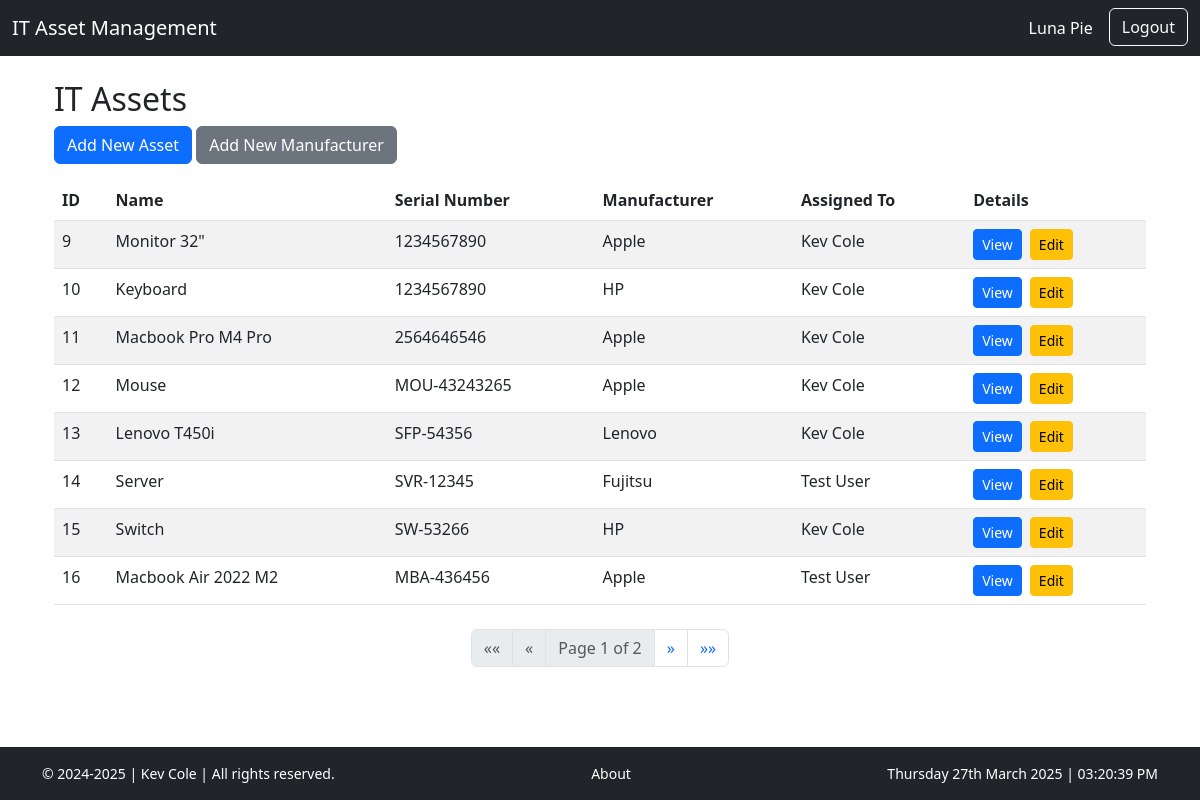
Page / (signed in) on the earlier database version.
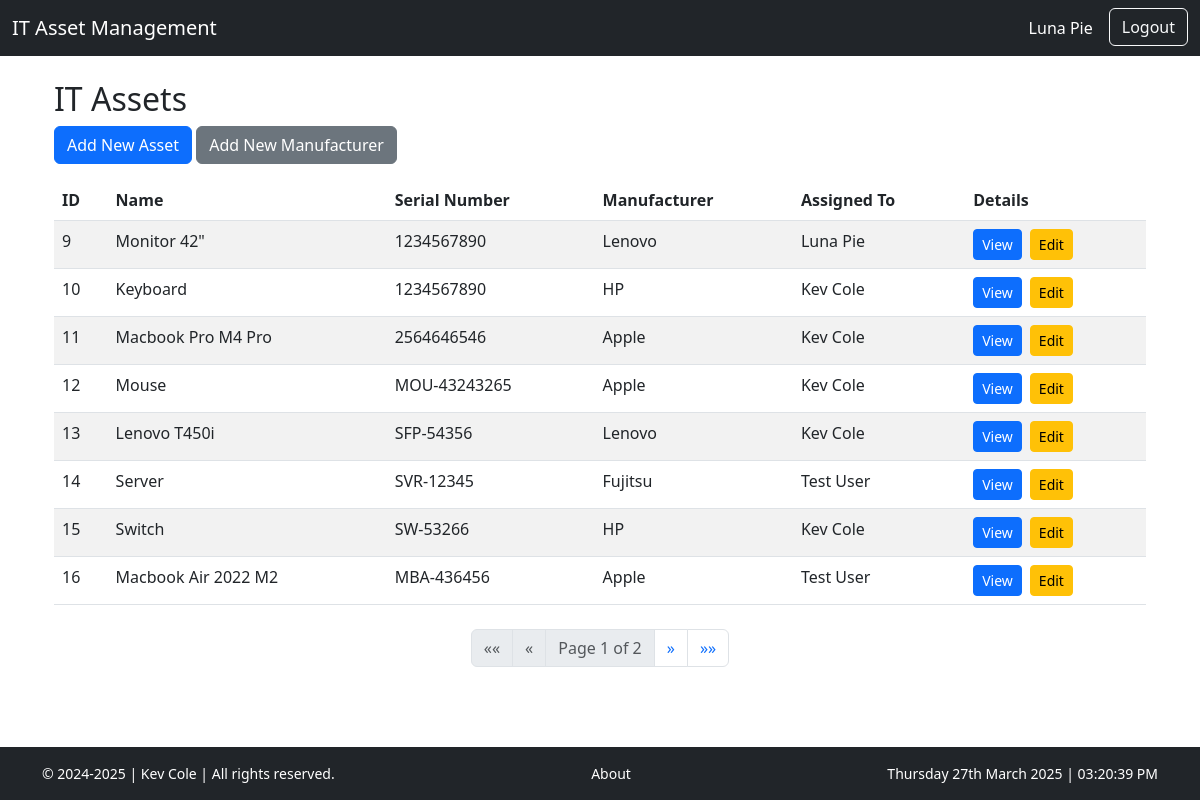
Same page on the later database version.
### it_asset/models.py (models this page shows, shortened)
class ITAsset(models.Model):
    name = models.CharField(max_length=100)
    serial_number = models.CharField(max_length=100)
    manufacturer = models.ForeignKey(Manufacturer, on_delete=models.CASCADE)
    assigned_to = models.ForeignKey(Employee, on_delete=models.CASCADE, blank=True, null=True)

class Manufacturer(models.Model):
    name = models.CharField(max_length=100)
    website = models.URLField(max_length=200, blank=True, null=True)  # New field for website

class Employee(models.Model):
    user = models.OneToOneField(User, on_delete=models.CASCADE)
    phone_number = models.CharField(max_length=15, default='N/A')
    address = models.CharField(max_length=255, default='N/A')
    position = models.CharField(max_length=100, blank=True, null=True)
    department = models.CharField(max_length=100, blank=True, null=True)
    hire_date = models.DateField(blank=True, null=True)
    def get_full_name(self):
        return f"{self.user.first_name} {self.user.last_name}"

### it_asset/views.py (the view)
# urls.py: path('', views.asset_list, name='asset_list'),
@login_required
def asset_list(request):
    assets = ITAsset.objects.all().order_by('id')
    paginator = Paginator(assets, 8)  # Show 10 assets per page
    page_number = request.GET.get('page')
    page_obj = paginator.get_page(page_number)
    manufacturers = Manufacturer.objects.all()
    employees = Employee.objects.all()
    context = {
        'page_obj': page_obj,
        'manufacturers': manufacturers,
        'employees': employees,
    }
    return render(request, 'assets/asset_list.html', context)

### it_asset/templates/assets/asset_list.html (shortened to what this page needs)
{% extends "base.html" %}
{% block content %}
<div class="container mt-4">
    <h2>IT Assets</h2>
    <div class="mb-3">
        <button class="btn btn-primary" data-bs-toggle="modal" data-bs-target="#addAssetModal">Add New Asset</button>
        <button class="btn btn-secondary" data-bs-toggle="modal" data-bs-target="#addManufacturerModal">Add New Manufacturer</button>
    </div>
    <table class="table table-striped table-hover">
        <thead>
            <tr>
                <th>ID</th>
                <th>Name</th>
                <th>Serial Number</th>
                <th>Manufacturer</th>
                <th>Assigned To</th>
                <th>Details</th>
            </tr>
        </thead>
        <tbody>
            {% for asset in page_obj %}
            <tr class="asset-row" data-id="{{ asset.id }}">
                <td>{{ asset.id }}</td>
                <td>{{ asset.name }}</td>
                <td>{{ asset.serial_number }}</td>
                <td>{{ asset.manufacturer.name }}</td>
                <td>{{ asset.assigned_to.user.get_full_name }}</td>
                <td>
                    <div class="d-flex gap-2">
                        <a href="{% url 'asset_detail' asset.id %}" class="btn btn-primary btn-sm">View</a>
                        <a href="{% url 'asset_update' asset.id %}" class="btn btn-warning btn-sm">Edit</a>
                    </div>
                </td>
            </tr>
            {% empty %}
            <tr>
                <td colspan="6">No assets available.</td>
            </tr>
            {% endfor %}
        </tbody>
    </table>
<div class="d-flex justify-content-center mt-4">
    <nav aria-label="Asset Pagination">
        <ul class="pagination">
            {% if page_obj.has_previous %}
                <li class="page-item">
                    <a class="page-link" href="?page=1" aria-label="First">
                        <span aria-hidden="true">&laquo;&laquo;</span>
                    </a>
                </li>
                <li class="page-item">
                    <a class="page-link" href="?page={{ page_obj.previous_page_number }}" aria-label="Previous">
                        <span aria-hidden="true">&laquo;</span>
                    </a>
                </li>
            {% else %}
                <li class="page-item disabled">
                    <span class="page-link">&laquo;&laquo;</span>
                </li>
                <li class="page-item disabled">
                    <span class="page-link">&laquo;</span>
                </li>
            {% endif %}
            <li class="page-item disabled">
                <span class="page-link">Page {{ page_obj.number }} of {{ page_obj.paginator.num_pages }}</span>
            </li>
            {% if page_obj.has_next %}
                <li class="page-item">
                    <a class="page-link" href="?page={{ page_obj.next_page_number }}" aria-label="Next">
                        <span aria-hidden="true">&raquo;</span>
                    </a>
                </li>
                <li class="page-item">
                    <a class="page-link" href="?page={{ page_obj.paginator.num_pages }}" aria-label="Last">
                        <span aria-hidden="true">&raquo;&raquo;</span>
                    </a>
                </li>
            {% endif %}
        </ul>
    </nav>
</div>
</div>
{% endblock %}

Differences in the rows shown:
changed ITAsset id 9: name "Monitor 32\"" → "Monitor 42\""; manufacturer.name "Apple" → "Lenovo"; assigned_to.user.get_full_name "Kev Cole" → "Luna Pie"
